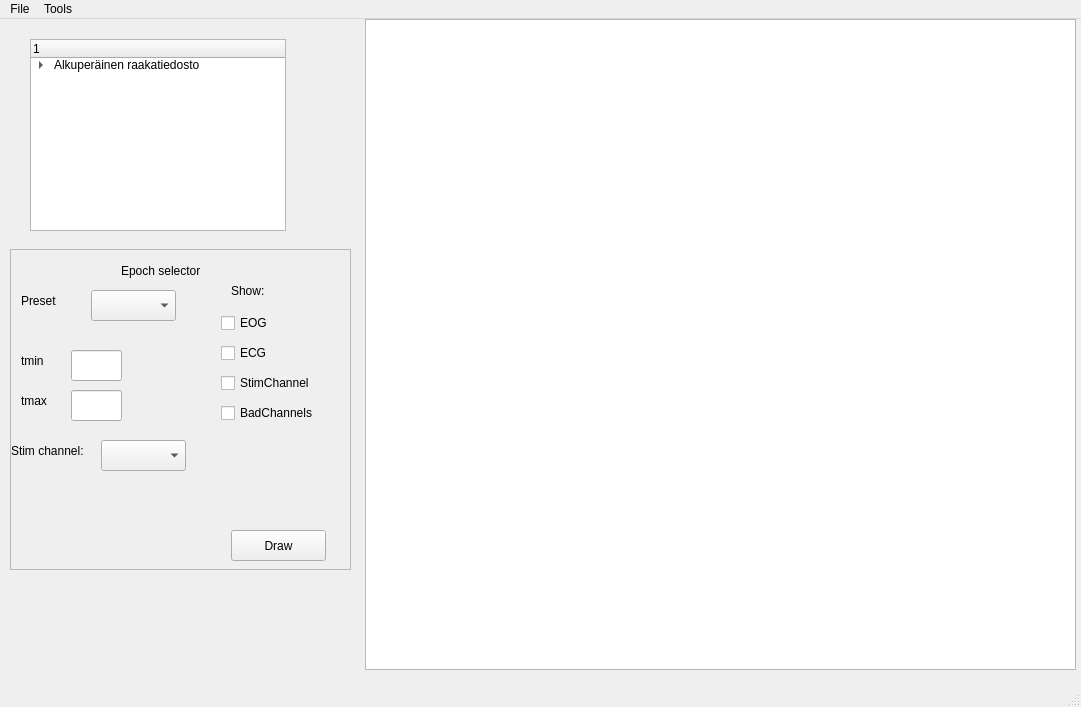
<?xml version="1.0" encoding="UTF-8"?>
<ui version="4.0">
 <class>MainWindow</class>
 <widget class="QMainWindow" name="MainWindow">
  <property name="geometry">
   <rect>
    <x>0</x>
    <y>0</y>
    <width>1081</width>
    <height>707</height>
   </rect>
  </property>
  <property name="windowTitle">
   <string>MainWindow</string>
  </property>
  <widget class="QWidget" name="centralwidget">
   <widget class="QTreeWidget" name="treeWidget">
    <property name="geometry">
     <rect>
      <x>30</x>
      <y>20</y>
      <width>256</width>
      <height>192</height>
     </rect>
    </property>
    <column>
     <property name="text">
      <string>1</string>
     </property>
    </column>
    <item>
     <property name="text">
      <string>Alkuperäinen raakatiedosto</string>
     </property>
     <item>
      <property name="text">
       <string> sss1 (parametrejä täällä)</string>
      </property>
     </item>
     <item>
      <property name="text">
       <string>sss2 (muita parametrejä)</string>
      </property>
      <item>
       <property name="text">
        <string>sss2 lisäkäsiteltynä (eog?)</string>
       </property>
      </item>
     </item>
    </item>
   </widget>
   <widget class="QGraphicsView" name="graphicsView">
    <property name="geometry">
     <rect>
      <x>365</x>
      <y>0</y>
      <width>711</width>
      <height>651</height>
     </rect>
    </property>
   </widget>
   <widget class="QScrollArea" name="scrollArea">
    <property name="geometry">
     <rect>
      <x>10</x>
      <y>230</y>
      <width>341</width>
      <height>321</height>
     </rect>
    </property>
    <property name="widgetResizable">
     <bool>true</bool>
    </property>
    <widget class="QWidget" name="scrollAreaWidgetContents">
     <property name="geometry">
      <rect>
       <x>0</x>
       <y>0</y>
       <width>339</width>
       <height>319</height>
      </rect>
     </property>
     <widget class="QComboBox" name="stimChannelComboBox">
      <property name="geometry">
       <rect>
        <x>90</x>
        <y>190</y>
        <width>85</width>
        <height>31</height>
       </rect>
      </property>
     </widget>
     <widget class="QComboBox" name="PresetComboBox">
      <property name="geometry">
       <rect>
        <x>80</x>
        <y>40</y>
        <width>85</width>
        <height>31</height>
       </rect>
      </property>
     </widget>
     <widget class="QLineEdit" name="eventMarginalMin">
      <property name="geometry">
       <rect>
        <x>60</x>
        <y>100</y>
        <width>51</width>
        <height>31</height>
       </rect>
      </property>
      <property name="text">
       <string/>
      </property>
     </widget>
     <widget class="QLineEdit" name="eventMarginalMax">
      <property name="geometry">
       <rect>
        <x>60</x>
        <y>140</y>
        <width>51</width>
        <height>31</height>
       </rect>
      </property>
     </widget>
     <widget class="QPushButton" name="DrawButton">
      <property name="geometry">
       <rect>
        <x>220</x>
        <y>280</y>
        <width>95</width>
        <height>31</height>
       </rect>
      </property>
      <property name="text">
       <string>Draw</string>
      </property>
     </widget>
     <widget class="QLabel" name="label">
      <property name="geometry">
       <rect>
        <x>110</x>
        <y>10</y>
        <width>101</width>
        <height>21</height>
       </rect>
      </property>
      <property name="text">
       <string>Epoch selector</string>
      </property>
     </widget>
     <widget class="QLabel" name="label_2">
      <property name="geometry">
       <rect>
        <x>0</x>
        <y>190</y>
        <width>101</width>
        <height>21</height>
       </rect>
      </property>
      <property name="text">
       <string>Stim channel:</string>
      </property>
     </widget>
     <widget class="QLabel" name="label_3">
      <property name="geometry">
       <rect>
        <x>10</x>
        <y>100</y>
        <width>66</width>
        <height>21</height>
       </rect>
      </property>
      <property name="text">
       <string>tmin</string>
      </property>
     </widget>
     <widget class="QLabel" name="label_4">
      <property name="geometry">
       <rect>
        <x>10</x>
        <y>140</y>
        <width>41</width>
        <height>21</height>
       </rect>
      </property>
      <property name="text">
       <string>tmax</string>
      </property>
     </widget>
     <widget class="QLabel" name="label_5">
      <property name="geometry">
       <rect>
        <x>10</x>
        <y>40</y>
        <width>66</width>
        <height>21</height>
       </rect>
      </property>
      <property name="text">
       <string>Preset</string>
      </property>
     </widget>
     <widget class="QLabel" name="label_6">
      <property name="geometry">
       <rect>
        <x>220</x>
        <y>30</y>
        <width>66</width>
        <height>21</height>
       </rect>
      </property>
      <property name="text">
       <string>Show:</string>
      </property>
     </widget>
     <widget class="QCheckBox" name="checkBox">
      <property name="geometry">
       <rect>
        <x>210</x>
        <y>60</y>
        <width>93</width>
        <height>26</height>
       </rect>
      </property>
      <property name="text">
       <string>EOG</string>
      </property>
     </widget>
     <widget class="QCheckBox" name="checkBox_2">
      <property name="geometry">
       <rect>
        <x>210</x>
        <y>90</y>
        <width>93</width>
        <height>26</height>
       </rect>
      </property>
      <property name="text">
       <string>ECG</string>
      </property>
     </widget>
     <widget class="QCheckBox" name="checkBox_3">
      <property name="geometry">
       <rect>
        <x>210</x>
        <y>120</y>
        <width>111</width>
        <height>26</height>
       </rect>
      </property>
      <property name="text">
       <string>StimChannel</string>
      </property>
     </widget>
     <widget class="QCheckBox" name="checkBox_4">
      <property name="geometry">
       <rect>
        <x>210</x>
        <y>150</y>
        <width>121</width>
        <height>26</height>
       </rect>
      </property>
      <property name="text">
       <string>BadChannels</string>
      </property>
     </widget>
    </widget>
   </widget>
  </widget>
  <widget class="QMenuBar" name="menubar">
   <property name="geometry">
    <rect>
     <x>0</x>
     <y>0</y>
     <width>1081</width>
     <height>29</height>
    </rect>
   </property>
   <property name="defaultUp">
    <bool>false</bool>
   </property>
   <widget class="QMenu" name="menuFile">
    <property name="title">
     <string>File</string>
    </property>
    <addaction name="actionLoad_file"/>
    <addaction name="actionSave_file"/>
   </widget>
   <widget class="QMenu" name="menuTools">
    <property name="title">
     <string>Tools</string>
    </property>
    <addaction name="actionPreferences"/>
   </widget>
   <addaction name="menuFile"/>
   <addaction name="menuTools"/>
  </widget>
  <widget class="QStatusBar" name="statusbar"/>
  <action name="actionLoad_file">
   <property name="text">
    <string>Load file</string>
   </property>
  </action>
  <action name="actionSave_file">
   <property name="text">
    <string>Save file</string>
   </property>
  </action>
  <action name="actionPreferences">
   <property name="text">
    <string>Preferences</string>
   </property>
  </action>
 </widget>
 <resources/>
 <connections/>
</ui>
